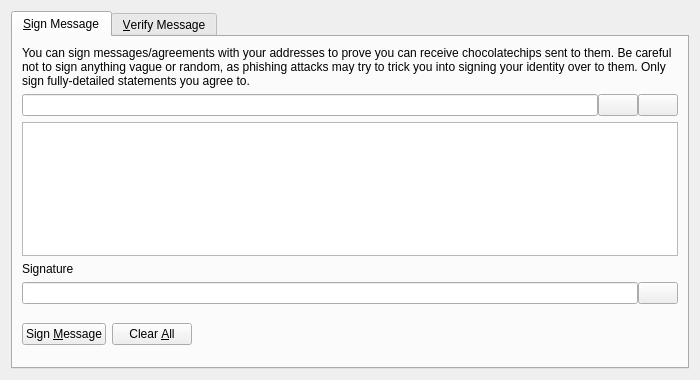
<?xml version="1.0" encoding="UTF-8"?>
<ui version="4.0">
 <class>SignVerifyMessageDialog</class>
 <widget class="QDialog" name="SignVerifyMessageDialog">
  <property name="geometry">
   <rect>
    <x>0</x>
    <y>0</y>
    <width>700</width>
    <height>380</height>
   </rect>
  </property>
  <property name="windowTitle">
   <string>Signatures - Sign / Verify a Message</string>
  </property>
  <property name="modal">
   <bool>true</bool>
  </property>
  <layout class="QVBoxLayout" name="verticalLayout">
   <item>
    <widget class="QTabWidget" name="tabWidget">
     <property name="currentIndex">
      <number>0</number>
     </property>
     <widget class="QWidget" name="tabSignMessage">
      <attribute name="title">
       <string>&amp;Sign Message</string>
      </attribute>
      <layout class="QVBoxLayout" name="verticalLayout_SM">
       <item>
        <widget class="QLabel" name="infoLabel_SM">
         <property name="text">
          <string>You can sign messages/agreements with your addresses to prove you can receive chocolatechips sent to them. Be careful not to sign anything vague or random, as phishing attacks may try to trick you into signing your identity over to them. Only sign fully-detailed statements you agree to.</string>
         </property>
         <property name="textFormat">
          <enum>Qt::PlainText</enum>
         </property>
         <property name="wordWrap">
          <bool>true</bool>
         </property>
        </widget>
       </item>
       <item>
        <layout class="QHBoxLayout" name="horizontalLayout_1_SM">
         <property name="spacing">
          <number>0</number>
         </property>
         <item>
          <widget class="QValidatedLineEdit" name="addressIn_SM">
           <property name="toolTip">
            <string>The ChocolateChip address to sign the message with</string>
           </property>
          </widget>
         </item>
         <item>
          <widget class="QPushButton" name="addressBookButton_SM">
           <property name="toolTip">
            <string>Choose previously used address</string>
           </property>
           <property name="text">
            <string/>
           </property>
           <property name="icon">
            <iconset resource="../bitcoin.qrc">
             <normaloff>:/icons/address-book</normaloff>:/icons/address-book</iconset>
           </property>
           <property name="shortcut">
            <string>Alt+A</string>
           </property>
           <property name="autoDefault">
            <bool>false</bool>
           </property>
          </widget>
         </item>
         <item>
          <widget class="QPushButton" name="pasteButton_SM">
           <property name="toolTip">
            <string>Paste address from clipboard</string>
           </property>
           <property name="text">
            <string/>
           </property>
           <property name="icon">
            <iconset resource="../bitcoin.qrc">
             <normaloff>:/icons/editpaste</normaloff>:/icons/editpaste</iconset>
           </property>
           <property name="shortcut">
            <string>Alt+P</string>
           </property>
           <property name="autoDefault">
            <bool>false</bool>
           </property>
          </widget>
         </item>
        </layout>
       </item>
       <item>
        <widget class="QPlainTextEdit" name="messageIn_SM">
         <property name="toolTip">
          <string>Enter the message you want to sign here</string>
         </property>
        </widget>
       </item>
       <item>
        <widget class="QLabel" name="signatureLabel_SM">
         <property name="text">
          <string>Signature</string>
         </property>
         <property name="textFormat">
          <enum>Qt::PlainText</enum>
         </property>
        </widget>
       </item>
       <item>
        <layout class="QHBoxLayout" name="horizontalLayout_2_SM">
         <property name="spacing">
          <number>0</number>
         </property>
         <item>
          <widget class="QLineEdit" name="signatureOut_SM">
           <property name="font">
            <font>
             <italic>true</italic>
            </font>
           </property>
           <property name="readOnly">
            <bool>true</bool>
           </property>
          </widget>
         </item>
         <item>
          <widget class="QPushButton" name="copySignatureButton_SM">
           <property name="toolTip">
            <string>Copy the current signature to the system clipboard</string>
           </property>
           <property name="text">
            <string/>
           </property>
           <property name="icon">
            <iconset resource="../bitcoin.qrc">
             <normaloff>:/icons/editcopy</normaloff>:/icons/editcopy</iconset>
           </property>
           <property name="autoDefault">
            <bool>false</bool>
           </property>
          </widget>
         </item>
        </layout>
       </item>
       <item>
        <layout class="QHBoxLayout" name="horizontalLayout_3_SM">
         <item>
          <widget class="QPushButton" name="signMessageButton_SM">
           <property name="toolTip">
            <string>Sign the message to prove you own this ChocolateChip address</string>
           </property>
           <property name="text">
            <string>Sign &amp;Message</string>
           </property>
           <property name="icon">
            <iconset resource="../bitcoin.qrc">
             <normaloff>:/icons/edit</normaloff>:/icons/edit</iconset>
           </property>
           <property name="autoDefault">
            <bool>false</bool>
           </property>
          </widget>
         </item>
         <item>
          <widget class="QPushButton" name="clearButton_SM">
           <property name="toolTip">
            <string>Reset all sign message fields</string>
           </property>
           <property name="text">
            <string>Clear &amp;All</string>
           </property>
           <property name="icon">
            <iconset resource="../bitcoin.qrc">
             <normaloff>:/icons/remove</normaloff>:/icons/remove</iconset>
           </property>
           <property name="autoDefault">
            <bool>false</bool>
           </property>
          </widget>
         </item>
         <item>
          <spacer name="horizontalSpacer_1_SM">
           <property name="orientation">
            <enum>Qt::Horizontal</enum>
           </property>
           <property name="sizeHint" stdset="0">
            <size>
             <width>40</width>
             <height>48</height>
            </size>
           </property>
          </spacer>
         </item>
         <item>
          <widget class="QLabel" name="statusLabel_SM">
           <property name="font">
            <font>
             <weight>75</weight>
             <bold>true</bold>
            </font>
           </property>
           <property name="text">
            <string/>
           </property>
           <property name="wordWrap">
            <bool>true</bool>
           </property>
          </widget>
         </item>
         <item>
          <spacer name="horizontalSpacer_2_SM">
           <property name="orientation">
            <enum>Qt::Horizontal</enum>
           </property>
           <property name="sizeHint" stdset="0">
            <size>
             <width>40</width>
             <height>48</height>
            </size>
           </property>
          </spacer>
         </item>
        </layout>
       </item>
      </layout>
     </widget>
     <widget class="QWidget" name="tabVerifyMessage">
      <attribute name="title">
       <string>&amp;Verify Message</string>
      </attribute>
      <layout class="QVBoxLayout" name="verticalLayout_VM">
       <item>
        <widget class="QLabel" name="infoLabel_VM">
         <property name="text">
          <string>Enter the receiver's address, message (ensure you copy line breaks, spaces, tabs, etc. exactly) and signature below to verify the message. Be careful not to read more into the signature than what is in the signed message itself, to avoid being tricked by a man-in-the-middle attack. Note that this only proves the signing party receives with the address, it cannot prove sendership of any transaction!</string>
         </property>
         <property name="textFormat">
          <enum>Qt::PlainText</enum>
         </property>
         <property name="alignment">
          <set>Qt::AlignLeading|Qt::AlignLeft|Qt::AlignTop</set>
         </property>
         <property name="wordWrap">
          <bool>true</bool>
         </property>
        </widget>
       </item>
       <item>
        <layout class="QHBoxLayout" name="horizontalLayout_1_VM">
         <property name="spacing">
          <number>0</number>
         </property>
         <item>
          <widget class="QValidatedLineEdit" name="addressIn_VM">
           <property name="toolTip">
            <string>The ChocolateChip address the message was signed with</string>
           </property>
          </widget>
         </item>
         <item>
          <widget class="QPushButton" name="addressBookButton_VM">
           <property name="toolTip">
            <string>Choose previously used address</string>
           </property>
           <property name="text">
            <string/>
           </property>
           <property name="icon">
            <iconset resource="../bitcoin.qrc">
             <normaloff>:/icons/address-book</normaloff>:/icons/address-book</iconset>
           </property>
           <property name="shortcut">
            <string>Alt+A</string>
           </property>
           <property name="autoDefault">
            <bool>false</bool>
           </property>
          </widget>
         </item>
        </layout>
       </item>
       <item>
        <widget class="QPlainTextEdit" name="messageIn_VM"/>
       </item>
       <item>
        <widget class="QValidatedLineEdit" name="signatureIn_VM"/>
       </item>
       <item>
        <layout class="QHBoxLayout" name="horizontalLayout_2_VM">
         <item>
          <widget class="QPushButton" name="verifyMessageButton_VM">
           <property name="toolTip">
            <string>Verify the message to ensure it was signed with the specified ChocolateChip address</string>
           </property>
           <property name="text">
            <string>Verify &amp;Message</string>
           </property>
           <property name="icon">
            <iconset resource="../bitcoin.qrc">
             <normaloff>:/icons/transaction_0</normaloff>:/icons/transaction_0</iconset>
           </property>
           <property name="autoDefault">
            <bool>false</bool>
           </property>
          </widget>
         </item>
         <item>
          <widget class="QPushButton" name="clearButton_VM">
           <property name="toolTip">
            <string>Reset all verify message fields</string>
           </property>
           <property name="text">
            <string>Clear &amp;All</string>
           </property>
           <property name="icon">
            <iconset resource="../bitcoin.qrc">
             <normaloff>:/icons/remove</normaloff>:/icons/remove</iconset>
           </property>
           <property name="autoDefault">
            <bool>false</bool>
           </property>
          </widget>
         </item>
         <item>
          <spacer name="horizontalSpacer_1_VM">
           <property name="orientation">
            <enum>Qt::Horizontal</enum>
           </property>
           <property name="sizeHint" stdset="0">
            <size>
             <width>40</width>
             <height>48</height>
            </size>
           </property>
          </spacer>
         </item>
         <item>
          <widget class="QLabel" name="statusLabel_VM">
           <property name="font">
            <font>
             <weight>75</weight>
             <bold>true</bold>
            </font>
           </property>
           <property name="text">
            <string/>
           </property>
           <property name="wordWrap">
            <bool>true</bool>
           </property>
          </widget>
         </item>
         <item>
          <spacer name="horizontalSpacer_2_VM">
           <property name="orientation">
            <enum>Qt::Horizontal</enum>
           </property>
           <property name="sizeHint" stdset="0">
            <size>
             <width>40</width>
             <height>48</height>
            </size>
           </property>
          </spacer>
         </item>
        </layout>
       </item>
      </layout>
     </widget>
    </widget>
   </item>
  </layout>
 </widget>
 <customwidgets>
  <customwidget>
   <class>QValidatedLineEdit</class>
   <extends>QLineEdit</extends>
   <header>qt/qvalidatedlineedit.h</header>
  </customwidget>
 </customwidgets>
 <resources>
  <include location="../bitcoin.qrc"/>
 </resources>
 <connections/>
</ui>
